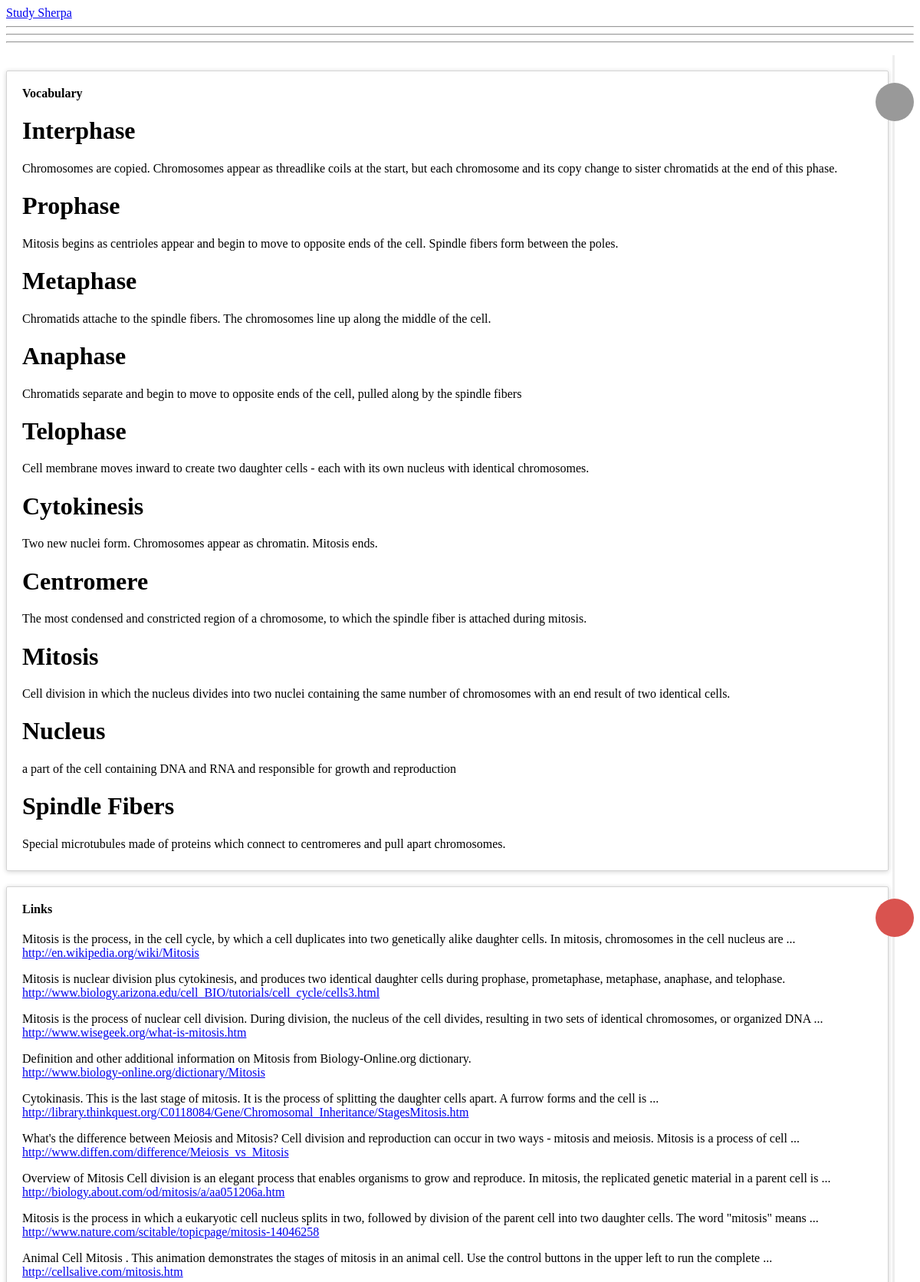
Screenshot of /topics//mitosis (upper part) with the database file from the repository.
### topics/models.py (models this page shows, shortened)
class UserContributedInfo(models.Model):
    user = models.CharField(max_length=20)
    topic = models.ForeignKey(Topic)

class VocabWord(UserContributedInfo):
    word = models.CharField(max_length=100)
    definition = models.CharField(max_length=500)

class Link(UserContributedInfo):
    url = models.URLField()
    description = models.CharField(max_length=500)

### topics/views.py (the view)
# urls.py: url(r'^/(?P<slug>[-\w]+)', views.view_topic, name='view_topic'),
def view_topic(request,slug):
    def render_page(name, vocab_words, links, practice_problems, information):
        params = {'name': name,
                  'vocab_words': vocab_words,
                  'links': links,
                  'practice_problems': practice_problems,
                  'information': information}
        return render(request, 'topics/view_topic.html', params)
    topic = get_object_or_404(Topic, slug=slug)
    vocab_words = VocabWord.objects.filter(topic=topic)
    links = Link.objects.filter(topic=topic)
    practice_problems = PracticeProblem.objects.filter(topic=topic)
    information = Information.objects.filter(topic=topic)
    return render_page(topic.name, vocab_words, links, practice_problems, information)

### topics/templates/topics/view_topic.html (shortened to what this page needs)
{% extends "odin/base.html" %}
{% block content %}
{% load staticfiles %}
<!DOCTYPE html>
<link rel="stylesheet" type="text/css" href="{% static 'css/timeline.css' %}" />
<div class="navbar navbar-inverse navbar-fixed-top" role="navigation">
      <div class="container">
        <div class="navbar-header">
          <a class="navbar-brand" href="../../">Study Sherpa</a>
        </div>
      </div>
    </div>
    <hr>
    <hr>
    <hr>
<div class="container">
    <ul class="timeline">
        <li>
          <div class="timeline-badge"></div>
          <div class="timeline-panel">
            <div class="timeline-heading">
              <h4 class="timeline-title">Vocabulary</h4>
            </div>
            <div class="timeline-body">
            <p>
            {% for vocab in vocab_words %}
            <h1>{{ vocab.word }}</h1>
            <p>{{vocab.definition}}</p>
            {% endfor %}
            </p>
            </div>
          </div>
        </li>
        <li>
          <div class="timeline-badge danger"></i></div>
          <div class="timeline-panel">
            <div class="timeline-heading">
              <h4 class="timeline-title">Links</h4>
            </div>
            <div class="timeline-body">
            {% for link in links %}
            <p>{{ link.description }}</p>
             <a href="{{ link.url }}">{{ link.url }}</a>
            {% endfor %}
            </div>
          </div>
        </li>
    </ul>
</div>
{% endblock %}

### static/css/timeline.css (style rules this page uses)
.timeline { list-style: none; padding: 20px 0 20px; position: relative; }
.timeline:before { top: 0; bottom: 0; position: absolute; content: " "; width: 3px; background-color: #eeeeee; right: 25px; margin-left: -1.5px; }
.timeline > li { margin-bottom: 20px; position: relative; }
.timeline > li:before, .timeline > li:after { content: " "; display: table; }
.timeline > li:after { clear: both; }
.timeline > li > .timeline-panel { width: calc( 100% - 75px ); float: left; border: 1px solid #d4d4d4; border-radius: 2px; padding: 20px; position: relative; -webkit-box-shadow: 0 1px 6px rgba(0, 0, 0, 0.175); box-shadow: 0 1px 6px rgba(0, 0, 0, 0.175); }
.timeline > li > .timeline-panel:before { position: absolute; top: 26px; right: -15px; display: inline-block; border-top: 15px solid transparent; border-left: 15px solid #ccc; border-right: 0 solid #ccc; border-bottom: 15px solid transparent; content: " "; }
.timeline > li > .timeline-panel:after { position: absolute; top: 27px; right: -14px; display: inline-block; border-top: 14px solid transparent; border-left: 14px solid #fff; border-right: 0 solid #fff; border-bottom: 14px solid transparent; content: " "; }
.timeline > li > .timeline-badge { color: #fff; width: 50px; height: 50px; line-height: 50px; font-size: 1.4em; text-align: center; position: absolute; top: 16px; right: 0px; margin-left: -25px; background-color: #999999; z-index: 100; border-top-right-radius: 50%; border-top-left-radius: 50%; border-bottom-right-radius: 50%; border-bottom-left-radius: 50%; }
.timeline-badge.danger { background-color: #d9534f !important; }
.timeline-title { margin-top: 0; color: inherit; }
.timeline-body > p, .timeline-body > ul { margin-bottom: 0; }

### rows the page displays
VocabWord: word "Interphase", definition "Chromosomes are copied. Chromosomes appear as threadlike coils at the start, but each chromosome and its copy change to sister chromatids at the end of this phase."
VocabWord: word "Prophase", definition "Mitosis begins as centrioles appear and begin to move to opposite ends of the cell. Spindle fibers form between the poles."
VocabWord: word "Metaphase", definition "Chromatids attache to the spindle fibers. The chromosomes line up along the middle of the cell."
VocabWord: word "Anaphase", definition "Chromatids separate and begin to move to opposite ends of the cell, pulled along by the spindle fibers"
VocabWord: word "Telophase", definition "Cell membrane moves inward to create two daughter cells - each with its own nucleus with identical chromosomes."
VocabWord: word "Cytokinesis", definition "Two new nuclei form. Chromosomes appear as chromatin. Mitosis ends."
VocabWord: word "Centromere", definition "The most condensed and constricted region of a chromosome, to which the spindle fiber is attached during mitosis."
VocabWord: word "Mitosis", definition "Cell division in which the nucleus divides into two nuclei containing the same number of chromosomes with an end result of two identical cells."
VocabWord: word "Nucleus", definition "a part of the cell containing DNA and RNA and responsible for growth and reproduction"
VocabWord: word "Spindle Fibers", definition "Special microtubules made of proteins which connect to centromeres and pull apart chromosomes."
Link: description "Mitosis is the process, in the cell cycle, by which a cell duplicates into two genetically alike daughter cells. In mitosis, chromosomes in the cell nucleus are ...", url "http://en.wikipedia.org/wiki/Mitosis"
Link: description "Mitosis is nuclear division plus cytokinesis, and produces two identical daughter cells during prophase, prometaphase, metaphase, anaphase, and telophase.", url "http://www.biology.arizona.edu/cell_BIO/tutorials/cell_cycle/cells3.html"
Link: description "Mitosis is the process of nuclear cell division. During division, the nucleus of the cell divides, resulting in two sets of identical chromosomes, or organized DNA ...", url "http://www.wisegeek.org/what-is-mitosis.htm"
Link: description "Definition and other additional information on Mitosis from Biology-Online.org dictionary.", url "http://www.biology-online.org/dictionary/Mitosis"
Link: description "Cytokinasis. This is the last stage of mitosis. It is the process of splitting the daughter cells apart. A furrow forms and the cell is ...", url "http://library.thinkquest.org/C0118084/Gene/Chromosomal_Inheritance/StagesMitosis.htm"
Link: description "What's the difference between Meiosis and Mitosis? Cell division and reproduction can occur in two ways - mitosis and meiosis. Mitosis is a process of cell ...", url "http://www.diffen.com/difference/Meiosis_vs_Mitosis"
Link: description "Overview of Mitosis Cell division is an elegant process that enables organisms to grow and reproduce. In mitosis, the replicated genetic material in a parent cell is ...", url "http://biology.about.com/od/mitosis/a/aa051206a.htm"
Link: description "Mitosis is the process in which a eukaryotic cell nucleus splits in two, followed by division of the parent cell into two daughter cells. The word \"mitosis\" means ...", url "http://www.nature.com/scitable/topicpage/mitosis-14046258"
Link: description "Animal Cell Mitosis . This animation demonstrates the stages of mitosis in an animal cell. Use the control buttons in the upper left to run the complete ...", url "http://cellsalive.com/mitosis.htm"
